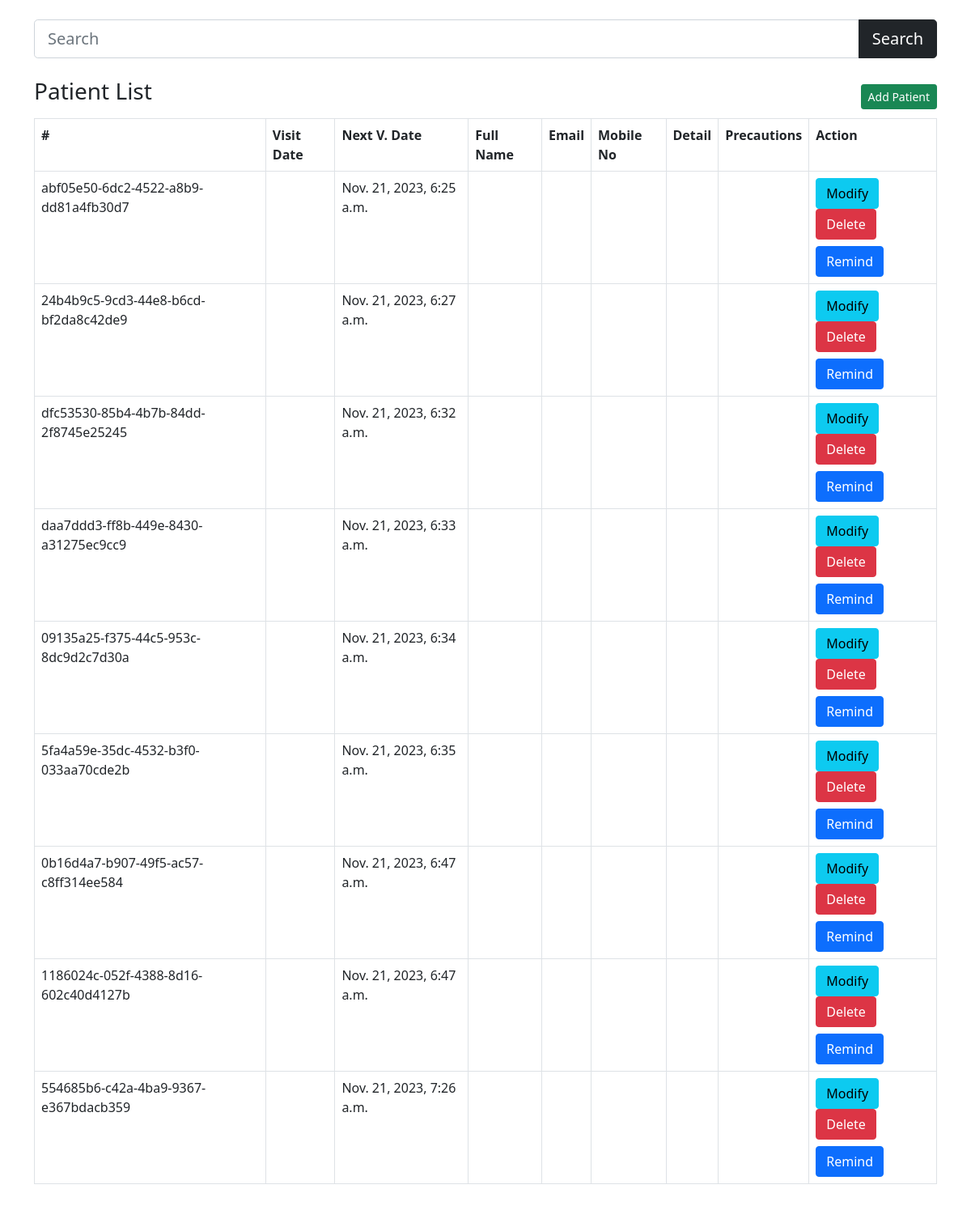
The page / on the database its author committed.
### patient/models.py (models this page shows, shortened)
class Patient(models.Model):
    id = models.UUIDField(primary_key=True, default=uuid.uuid4, editable=False)
    first_name=models.CharField(max_length=100)
    last_name=models.CharField(max_length=100)
    email=models.CharField(max_length=50)
    mobile_no=models.CharField(max_length=50)
    age=models.IntegerField
    gender=models.CharField
    date_of_birth=models.CharField
    last_visit_date=models.DateTimeField(auto_now_add=True)
    next_visit_date=models.DateTimeField(default=datetime.now() + timedelta(days=30))
    class Meta:
        app_label = 'patient'

### main/views.py (the view)
# urls.py: 2. Add a URL to urlpatterns:  path('', views.home, name='home')
def home(request):
    data=Patient.objects.all()
    return render(request,'home.html',{'data':data})

### main/templates/home.html (shortened to what this page needs)
{% load static %}
<!DOCTYPE html>
<html lang="en">
<head>
    <link rel="stylesheet" href="{% static 'bootstrap.min.css' %}">
</head>
<body>
    <main class="container">
        <form class="my-4" action="/">
            <div class="input-group mb-3">
                <input type="text" name="q" class="form-control form-control-lg" placeholder="Search" />
                <button class="btn btn-dark btn-lg" type="submit" id="button-addon2">Search</button>
            </div>
        </form>
        <h3 class="my-3">Patient List <a href="/add-patient" class="float-end btn btn-sm btn-success mt-2">Add Patient</a></h3>
        <table class="table table-bordered">
            <tr>
                <th>#</th>
                <th>Visit Date</th>
                <th>Next V. Date</th>
                <th>Full Name</th>
                <th>Email</th>
                <th>Mobile No</th>
                <th>Detail</th>
                <th>Precautions</th>
                <th>Action</th>
            </tr>
            {% if data %}
                {% for patient in data %}
                <tr>
                    <td>{{patient.id}}</td>
                    <td>{{patient.visit_date}}</td>
                    <td>{{patient.next_visit_date}}</td>
                    <td>{{patient.full_name}}</td>
                    <td>{{patient.email}}</td>
                    <td>{{patient.mobile_no}}</td>
                    <td>{{patient.detail}}</td>
                    <td>{{patient.precout}}</td>
                    <td>
                        <a href="/update-patient/{{patient.id}}" class="btn btn-info btm-sm">Modify</a>
                        <a onclick="return confirm('Are you sure you want to delete this data?')" href="/delete-patient/{{patient.id}}" class="btn btn-danger btm-sm">Delete</a>
                        <form method="post" action="/send-email/{{patient.id}}">
                            <input type="submit" class="btn btn-primary mt-2" value="Remind" />
                        </form>
                    </td>
                </tr>
                {% endfor %}
            {% endif %}
        </table>
    </main>
</body>
</html>

### rows shown on the page
Patient: id "abf05e50-6dc2-4522-a8b9-dd81a4fb30d7", next_visit_date "Nov. 21, 2023, 6:25 a.m."
Patient: id "24b4b9c5-9cd3-44e8-b6cd-bf2da8c42de9", next_visit_date "Nov. 21, 2023, 6:27 a.m."
Patient: id "dfc53530-85b4-4b7b-84dd-2f8745e25245", next_visit_date "Nov. 21, 2023, 6:32 a.m."
Patient: id "daa7ddd3-ff8b-449e-8430-a31275ec9cc9", next_visit_date "Nov. 21, 2023, 6:33 a.m."
Patient: id "09135a25-f375-44c5-953c-8dc9d2c7d30a", next_visit_date "Nov. 21, 2023, 6:34 a.m."
Patient: id "5fa4a59e-35dc-4532-b3f0-033aa70cde2b", next_visit_date "Nov. 21, 2023, 6:35 a.m."
Patient: id "0b16d4a7-b907-49f5-ac57-c8ff314ee584", next_visit_date "Nov. 21, 2023, 6:47 a.m."
Patient: id "1186024c-052f-4388-8d16-602c40d4127b", next_visit_date "Nov. 21, 2023, 6:47 a.m."
Patient: id "554685b6-c42a-4ba9-9367-e367bdacb359", next_visit_date "Nov. 21, 2023, 7:26 a.m."
